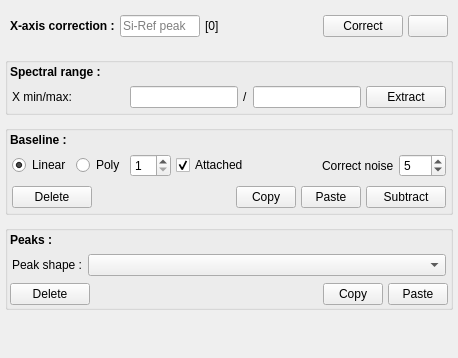
                       <widget class="QWidget" name="scrollAreaWidgetContents_4">
                        <property name="geometry">
                         <rect>
                          <x>0</x>
                          <y>0</y>
                          <width>458</width>
                          <height>358</height>
                         </rect>
                        </property>
                        <layout class="QVBoxLayout" name="verticalLayout_39">
                         <property name="spacing">
                          <number>10</number>
                         </property>
                         <property name="leftMargin">
                          <number>5</number>
                         </property>
                         <property name="topMargin">
                          <number>5</number>
                         </property>
                         <property name="rightMargin">
                          <number>5</number>
                         </property>
                         <property name="bottomMargin">
                          <number>5</number>
                         </property>
                         <item>
                          <layout class="QHBoxLayout" name="horizontalLayout_17">
                           <property name="spacing">
                            <number>5</number>
                           </property>
                           <property name="leftMargin">
                            <number>5</number>
                           </property>
                           <property name="topMargin">
                            <number>10</number>
                           </property>
                           <property name="rightMargin">
                            <number>5</number>
                           </property>
                           <property name="bottomMargin">
                            <number>10</number>
                           </property>
                           <item>
                            <widget class="QLabel" name="label_22">
                             <property name="font">
                              <font>
                               <bold>true</bold>
                              </font>
                             </property>
                             <property name="text">
                              <string>X-axis correction :</string>
                             </property>
                            </widget>
                           </item>
                           <item>
                            <widget class="QLineEdit" name="ent_si_peak">
                             <property name="minimumSize">
                              <size>
                               <width>80</width>
                               <height>0</height>
                              </size>
                             </property>
                             <property name="maximumSize">
                              <size>
                               <width>80</width>
                               <height>16777215</height>
                              </size>
                             </property>
                             <property name="toolTip">
                              <string>Type the measured Si-reference values</string>
                             </property>
                             <property name="placeholderText">
                              <string>Si-Ref peak</string>
                             </property>
                            </widget>
                           </item>
                           <item>
                            <widget class="QLabel" name="lbl_correction_value">
                             <property name="minimumSize">
                              <size>
                               <width>70</width>
                               <height>0</height>
                              </size>
                             </property>
                             <property name="maximumSize">
                              <size>
                               <width>70</width>
                               <height>16777215</height>
                              </size>
                             </property>
                             <property name="toolTip">
                              <string>The corrected values of the selected spectrum.</string>
                             </property>
                             <property name="text">
                              <string>[0]</string>
                             </property>
                            </widget>
                           </item>
                           <item>
                            <spacer name="spacer">
                             <property name="orientation">
                              <enum>Qt::Horizontal</enum>
                             </property>
                             <property name="sizeHint" stdset="0">
                              <size>
                               <width>40</width>
                               <height>20</height>
                              </size>
                             </property>
                            </spacer>
                           </item>
                           <item>
                            <widget class="QPushButton" name="btn_xrange_correction">
                             <property name="toolTip">
                              <string>Type the measured peak position of Si-reference sample then correct for selected spectra</string>
                             </property>
                             <property name="text">
                              <string>Correct</string>
                             </property>
                             <property name="icon">
                              <iconset resource="resources.qrc">
                               <normaloff>:/icons/resources/icons/done.png</normaloff>:/icons/resources/icons/done.png</iconset>
                             </property>
                            </widget>
                           </item>
                           <item>
                            <widget class="QPushButton" name="btn_undo_correction">
                             <property name="toolTip">
                              <string>Restore to the uncorrected x-range</string>
                             </property>
                             <property name="text">
                              <string/>
                             </property>
                             <property name="icon">
                              <iconset resource="resources.qrc">
                               <normaloff>:/icons/resources/icons/undo2.png</normaloff>:/icons/resources/icons/undo2.png</iconset>
                             </property>
                            </widget>
                           </item>
                          </layout>
                         </item>
                         <item>
                          <widget class="QGroupBox" name="gb_range">
                           <property name="title">
                            <string/>
                           </property>
                           <layout class="QVBoxLayout" name="verticalLayout_40">
                            <property name="spacing">
                             <number>5</number>
                            </property>
                            <property name="leftMargin">
                             <number>2</number>
                            </property>
                            <property name="topMargin">
                             <number>2</number>
                            </property>
                            <property name="rightMargin">
                             <number>2</number>
                            </property>
                            <property name="bottomMargin">
                             <number>2</number>
                            </property>
                            <item>
                             <widget class="QLabel" name="label_65">
                              <property name="font">
                               <font>
                                <bold>true</bold>
                               </font>
                              </property>
                              <property name="text">
                               <string>Spectral range :</string>
                              </property>
                             </widget>
                            </item>
                            <item>
                             <layout class="QHBoxLayout" name="horizontalLayout_74">
                              <property name="spacing">
                               <number>5</number>
                              </property>
                              <property name="leftMargin">
                               <number>2</number>
                              </property>
                              <property name="topMargin">
                               <number>2</number>
                              </property>
                              <property name="rightMargin">
                               <number>2</number>
                              </property>
                              <property name="bottomMargin">
                               <number>2</number>
                              </property>
                              <item>
                               <widget class="QLabel" name="label_66">
                                <property name="text">
                                 <string>X min/max:</string>
                                </property>
                               </widget>
                              </item>
                              <item>
                               <spacer name="horizontalSpacer_34">
                                <property name="orientation">
                                 <enum>Qt::Horizontal</enum>
                                </property>
                                <property name="sizeHint" stdset="0">
                                 <size>
                                  <width>40</width>
                                  <height>20</height>
                                 </size>
                                </property>
                               </spacer>
                              </item>
                              <item>
                               <widget class="QLineEdit" name="range_min_2"/>
                              </item>
                              <item>
                               <widget class="QLabel" name="label_67">
                                <property name="text">
                                 <string>/</string>
                                </property>
                               </widget>
                              </item>
                              <item>
                               <widget class="QLineEdit" name="range_max_2"/>
                              </item>
                              <item>
                               <widget class="QPushButton" name="range_apply_2">
                                <property name="toolTip">
                                 <string>Extract the spectral windows range.
 Hold 'Ctrl' and press 'Extract' button to apply to all spectra</string>
                                </property>
                                <property name="text">
                                 <string>Extract</string>
                                </property>
                                <property name="icon">
                                 <iconset resource="resources.qrc">
                                  <normaloff>:/icons/resources/icons/cut.png</normaloff>:/icons/resources/icons/cut.png</iconset>
                                </property>
                               </widget>
                              </item>
                             </layout>
                            </item>
                           </layout>
                          </widget>
                         </item>
                         <item>
                          <widget class="QGroupBox" name="gb_baseline">
                           <property name="title">
                            <string/>
                           </property>
                           <layout class="QVBoxLayout" name="verticalLayout_41">
                            <property name="spacing">
                             <number>5</number>
                            </property>
                            <property name="leftMargin">
                             <number>2</number>
                            </property>
                            <property name="topMargin">
                             <number>2</number>
                            </property>
                            <property name="rightMargin">
                             <number>2</number>
                            </property>
                            <property name="bottomMargin">
                             <number>2</number>
                            </property>
                            <item>
                             <widget class="QLabel" name="label_69">
                              <property name="font">
                               <font>
                                <bold>true</bold>
                               </font>
                              </property>
                              <property name="text">
                               <string>Baseline :</string>
                              </property>
                             </widget>
                            </item>
                            <item>
                             <layout class="QHBoxLayout" name="horizontalLayout_75" stretch="25,25,0,0,0,0,0">
                              <property name="spacing">
                               <number>5</number>
                              </property>
                              <property name="leftMargin">
                               <number>2</number>
                              </property>
                              <property name="topMargin">
                               <number>2</number>
                              </property>
                              <property name="rightMargin">
                               <number>2</number>
                              </property>
                              <property name="bottomMargin">
                               <number>2</number>
                              </property>
                              <item>
                               <widget class="QRadioButton" name="rbtn_linear_2">
                                <property name="sizePolicy">
                                 <sizepolicy hsizetype="Maximum" vsizetype="Fixed">
                                  <horstretch>0</horstretch>
                                  <verstretch>0</verstretch>
                                 </sizepolicy>
                                </property>
                                <property name="text">
                                 <string>Linear</string>
                                </property>
                                <property name="checked">
                                 <bool>true</bool>
                                </property>
                               </widget>
                              </item>
                              <item>
                               <widget class="QRadioButton" name="rbtn_polynomial_2">
                                <property name="sizePolicy">
                                 <sizepolicy hsizetype="Maximum" vsizetype="Fixed">
                                  <horstretch>0</horstretch>
                                  <verstretch>0</verstretch>
                                 </sizepolicy>
                                </property>
                                <property name="text">
                                 <string>Poly</string>
                                </property>
                               </widget>
                              </item>
                              <item>
                               <widget class="QSpinBox" name="degre_2">
                                <property name="minimum">
                                 <number>1</number>
                                </property>
                               </widget>
                              </item>
                              <item>
                               <widget class="QCheckBox" name="cb_attached_2">
                                <property name="sizePolicy">
                                 <sizepolicy hsizetype="Maximum" vsizetype="Fixed">
                                  <horstretch>0</horstretch>
                                  <verstretch>0</verstretch>
                                 </sizepolicy>
                                </property>
                                <property name="text">
                                 <string>Attached</string>
                                </property>
                                <property name="checked">
                                 <bool>true</bool>
                                </property>
                               </widget>
                              </item>
                              <item>
                               <spacer name="horizontalSpacer_36">
                                <property name="orientation">
                                 <enum>Qt::Horizontal</enum>
                                </property>
                                <property name="sizeHint" stdset="0">
                                 <size>
                                  <width>40</width>
                                  <height>20</height>
                                 </size>
                                </property>
                               </spacer>
                              </item>
                              <item>
                               <widget class="QLabel" name="label_70">
                                <property name="toolTip">
                                 <string>Number of nearby points considered to smoothing the noise</string>
                                </property>
                                <property name="text">
                                 <string>Correct noise</string>
                                </property>
                               </widget>
                              </item>
                              <item>
                               <widget class="QDoubleSpinBox" name="noise_2">
                                <property name="decimals">
                                 <number>0</number>
                                </property>
                                <property name="value">
                                 <double>5.000000000000000</double>
                                </property>
                               </widget>
                              </item>
                             </layout>
                            </item>
                            <item>
                             <layout class="QHBoxLayout" name="horizontalLayout_76" stretch="0,0,0,0,0">
                              <property name="spacing">
                               <number>5</number>
                              </property>
                              <property name="leftMargin">
                               <number>2</number>
                              </property>
                              <property name="topMargin">
                               <number>2</number>
                              </property>
                              <property name="rightMargin">
                               <number>2</number>
                              </property>
                              <property name="bottomMargin">
                               <number>2</number>
                              </property>
                              <item>
                               <widget class="QPushButton" name="btn_undo_baseline_2">
                                <property name="toolTip">
                                 <string>Remove all baseline points and undo the baseline subtraction</string>
                                </property>
                                <property name="text">
                                 <string>Delete</string>
                                </property>
                                <property name="icon">
                                 <iconset resource="resources.qrc">
                                  <normaloff>:/icons/resources/icons/remove.png</normaloff>:/icons/resources/icons/remove.png</iconset>
                                </property>
                               </widget>
                              </item>
                              <item>
                               <spacer name="horizontalSpacer_37">
                                <property name="orientation">
                                 <enum>Qt::Horizontal</enum>
                                </property>
                                <property name="sizeHint" stdset="0">
                                 <size>
                                  <width>40</width>
                                  <height>20</height>
                                 </size>
                                </property>
                               </spacer>
                              </item>
                              <item>
                               <widget class="QPushButton" name="btn_copy_bl_2">
                                <property name="maximumSize">
                                 <size>
                                  <width>60</width>
                                  <height>16777215</height>
                                 </size>
                                </property>
                                <property name="toolTip">
                                 <string>Copy the baseline of the selected spectrum.  
 Hold 'Ctrl' and press button to apply to all spectra</string>
                                </property>
                                <property name="text">
                                 <string>Copy</string>
                                </property>
                                <property name="icon">
                                 <iconset resource="resources.qrc">
                                  <normaloff>:/icons/resources/icons/copy.png</normaloff>:/icons/resources/icons/copy.png</iconset>
                                </property>
                               </widget>
                              </item>
                              <item>
                               <widget class="QPushButton" name="btn_paste_bl_2">
                                <property name="maximumSize">
                                 <size>
                                  <width>60</width>
                                  <height>16777215</height>
                                 </size>
                                </property>
                                <property name="toolTip">
                                 <string>Paste the copied baseline to the selected spectrum(s).  
 Hold 'Ctrl' and press button to apply to all spectra</string>
                                </property>
                                <property name="text">
                                 <string>Paste</string>
                                </property>
                                <property name="icon">
                                 <iconset resource="resources.qrc">
                                  <normaloff>:/icons/resources/icons/paste10.png</normaloff>:/icons/resources/icons/paste10.png</iconset>
                                </property>
                               </widget>
                              </item>
                              <item>
                               <widget class="QPushButton" name="sub_baseline_2">
                                <property name="toolTip">
                                 <string>Subtract baseline for selected spectrum(s). 
 Hold 'Ctrl' and press button to apply to all spectra</string>
                                </property>
                                <property name="text">
                                 <string>Subtract</string>
                                </property>
                                <property name="icon">
                                 <iconset resource="resources.qrc">
                                  <normaloff>:/icons/resources/icons/done.png</normaloff>:/icons/resources/icons/done.png</iconset>
                                </property>
                               </widget>
                              </item>
                             </layout>
                            </item>
                           </layout>
                          </widget>
                         </item>
                         <item>
                          <widget class="QGroupBox" name="gb_peaks">
                           <property name="whatsThis">
                            <string/>
                           </property>
                           <property name="accessibleName">
                            <string/>
                           </property>
                           <property name="styleSheet">
                            <string notr="true"/>
                           </property>
                           <property name="title">
                            <string/>
                           </property>
                           <layout class="QVBoxLayout" name="verticalLayout_42">
                            <property name="spacing">
                             <number>5</number>
                            </property>
                            <property name="leftMargin">
                             <number>2</number>
                            </property>
                            <property name="topMargin">
                             <number>2</number>
                            </property>
                            <property name="rightMargin">
                             <number>2</number>
                            </property>
                            <property name="bottomMargin">
                             <number>2</number>
                            </property>
                            <item>
                             <widget class="QLabel" name="label_72">
                              <property name="font">
                               <font>
                                <bold>true</bold>
                               </font>
                              </property>
                              <property name="text">
                               <string>Peaks :</string>
                              </property>
                             </widget>
                            </item>
                            <item>
                             <layout class="QHBoxLayout" name="horizontalLayout_77" stretch="0,65">
                              <property name="spacing">
                               <number>5</number>
                              </property>
                              <property name="leftMargin">
                               <number>2</number>
                              </property>
                              <property name="topMargin">
                               <number>2</number>
                              </property>
                              <property name="rightMargin">
                               <number>2</number>
                              </property>
                              <property name="bottomMargin">
                               <number>2</number>
                              </property>
                              <item>
                               <widget class="QLabel" name="label_73">
                                <property name="text">
                                 <string>Peak shape :</string>
                                </property>
                               </widget>
                              </item>
                              <item>
                               <widget class="QComboBox" name="cbb_fit_models_2"/>
                              </item>
                             </layout>
                            </item>
                            <item>
                             <layout class="QHBoxLayout" name="horizontalLayout_30">
                              <item>
                               <widget class="QPushButton" name="clear_peaks_2">
                                <property name="toolTip">
                                 <string>Clear all the current peak models. 
 Hold 'Ctrl' and press 'Clear peaks' button to apply to all spectra</string>
                                </property>
                                <property name="text">
                                 <string>Delete</string>
                                </property>
                                <property name="icon">
                                 <iconset resource="resources.qrc">
                                  <normaloff>:/icons/resources/icons/remove.png</normaloff>:/icons/resources/icons/remove.png</iconset>
                                </property>
                               </widget>
                              </item>
                              <item>
                               <spacer name="horizontalSpacer_7">
                                <property name="orientation">
                                 <enum>Qt::Horizontal</enum>
                                </property>
                                <property name="sizeHint" stdset="0">
                                 <size>
                                  <width>40</width>
                                  <height>20</height>
                                 </size>
                                </property>
                               </spacer>
                              </item>
                              <item>
                               <widget class="QPushButton" name="btn_copy_peaks_2">
                                <property name="maximumSize">
                                 <size>
                                  <width>60</width>
                                  <height>16777215</height>
                                 </size>
                                </property>
                                <property name="toolTip">
                                 <string>Copy peaks of the selected spectrum.  
 Hold 'Ctrl' and press button to apply to all spectra</string>
                                </property>
                                <property name="text">
                                 <string>Copy</string>
                                </property>
                                <property name="icon">
                                 <iconset resource="resources.qrc">
                                  <normaloff>:/icons/resources/icons/copy.png</normaloff>:/icons/resources/icons/copy.png</iconset>
                                </property>
                               </widget>
                              </item>
                              <item>
                               <widget class="QPushButton" name="btn_paste_peaks_2">
                                <property name="maximumSize">
                                 <size>
                                  <width>60</width>
                                  <height>16777215</height>
                                 </size>
                                </property>
                                <property name="toolTip">
                                 <string>Paste copied peaks to the selected spectrum.  
 Hold 'Ctrl' and press button to apply to all spectra</string>
                                </property>
                                <property name="text">
                                 <string>Paste</string>
                                </property>
                                <property name="icon">
                                 <iconset resource="resources.qrc">
                                  <normaloff>:/icons/resources/icons/paste10.png</normaloff>:/icons/resources/icons/paste10.png</iconset>
                                </property>
                               </widget>
                              </item>
                             </layout>
                            </item>
                           </layout>
                          </widget>
                         </item>
                         <item>
                          <spacer name="verticalSpacer_15">
                           <property name="orientation">
                            <enum>Qt::Vertical</enum>
                           </property>
                           <property name="sizeHint" stdset="0">
                            <size>
                             <width>20</width>
                             <height>40</height>
                            </size>
                           </property>
                          </spacer>
                         </item>
                        </layout>
                       </widget>
